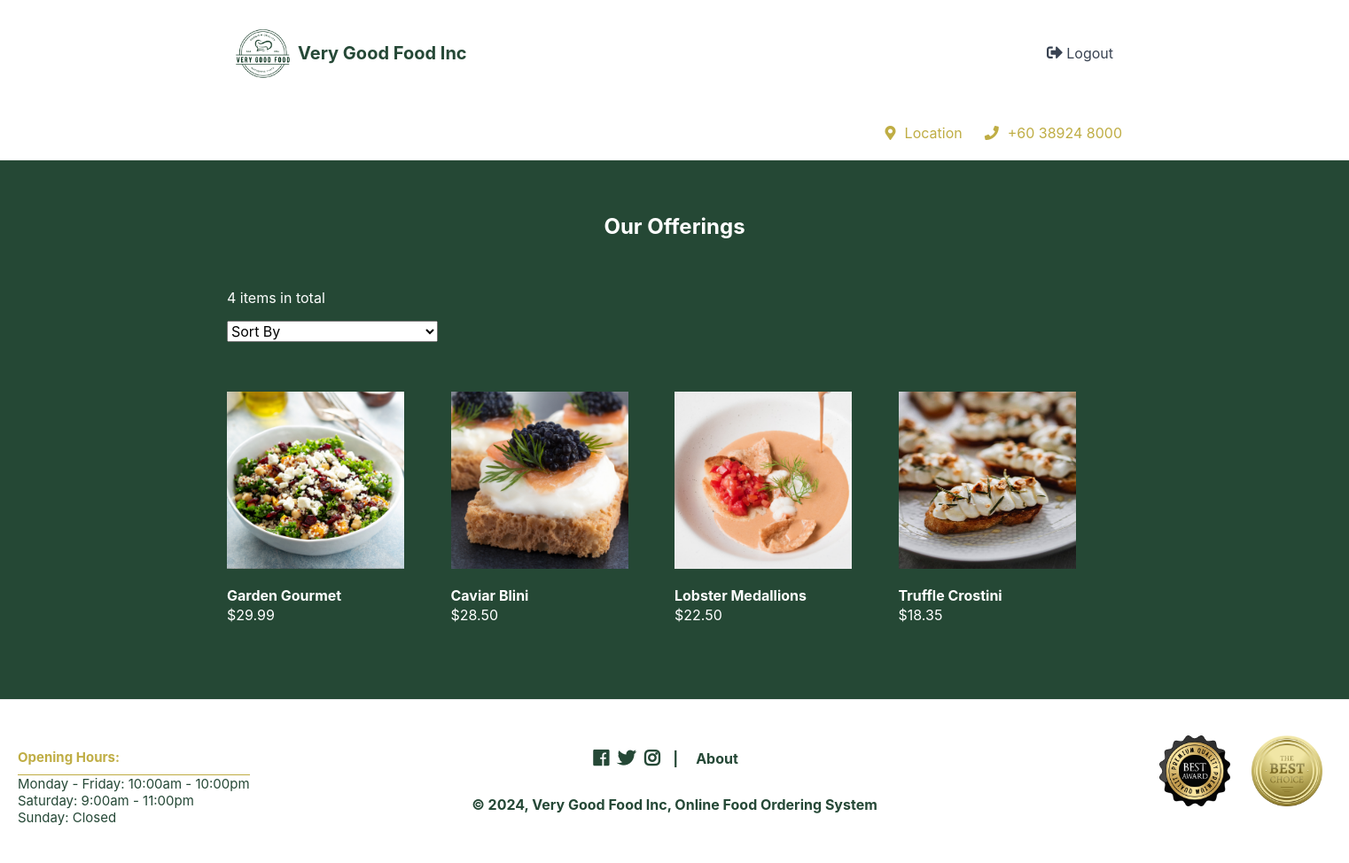
Before: /index.php?page=products&cid=1 (signed in) with the older database file.
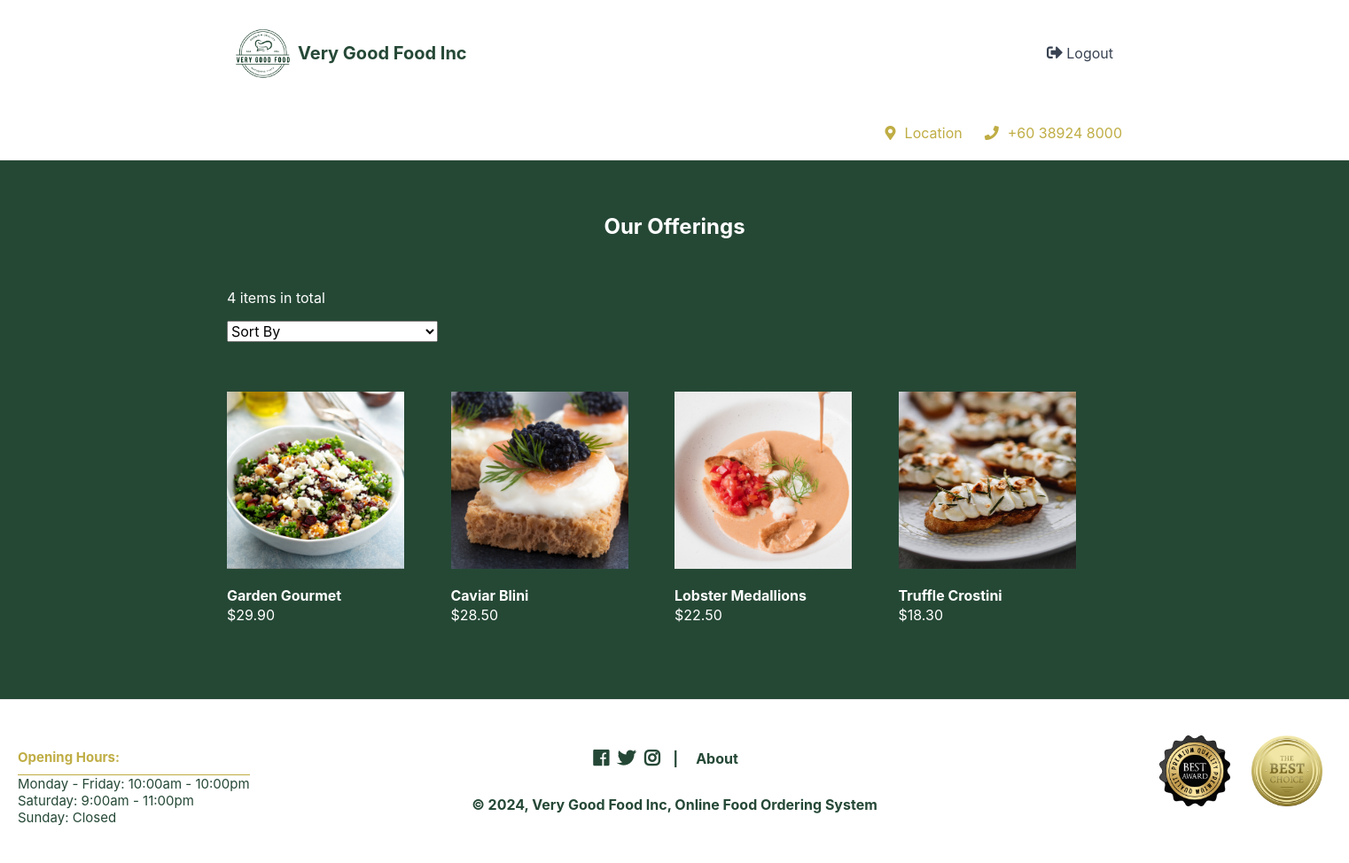
After: the same page with the newer database file.
### tables this page shows
CREATE TABLE `dishes` (
  `id` int(11) NOT NULL,
  `name` varchar(200) NOT NULL,
  `description` text NOT NULL,
  `price` decimal(7,2) NOT NULL,
  `quantity` int(11) NOT NULL,
  `img` text NOT NULL,
  `category_id` int(11) NOT NULL
);

### products.php (the view, shortened to what this page needs)
<?php
$num_products_on_each_page = 16;
$current_page = isset($_GET['p']) && is_numeric($_GET['p']) ? (int)$_GET['p'] : 1;
$selected_sort = isset($_GET['sort']) ? $_GET['sort'] : false;
if (isset($_GET['cid'])) {
    if ($selected_sort && ($_GET['sort'] == 'price_asc')) {
        $stmt = $pdo->prepare('SELECT * FROM dishes WHERE category_id = :id ORDER BY price ASC LIMIT :current_page, :record_per_page');
    }
    else {
        $stmt = $pdo->prepare('SELECT * FROM dishes WHERE category_id = :id ORDER BY price DESC LIMIT :current_page, :record_per_page');
    }
    $stmt->bindValue(':id', $_GET['cid'], PDO::PARAM_INT);
    $stmt->bindValue(':current_page', ($current_page - 1) * $num_products_on_each_page, PDO::PARAM_INT);
    $stmt->bindValue(':record_per_page', $num_products_on_each_page, PDO::PARAM_INT);
    $stmt->execute();
    $dishes = $stmt->fetchAll(PDO::FETCH_ASSOC);
}
$total_products = count($dishes);
?>
<?=template_header('Dishes')?>
<div class="products content-wrapper">
    <h1 style="color: white; font-weight:bold;">Our Offerings</h1>
    <p style="color:white;"><?=$total_products?> items in total</p>
    <form method="get" action="index.php?page=products">
        <select name="sort" onchange="this.form.submit()">
            <option value="">Sort By</option>
        </select>
    </form>
    <div class="products-wrapper">
        <?php foreach ($dishes as $dish): ?>
        <a href="index.php?page=product&id=<?=$dish['id']?>" class="product">
            <img src="imgs/<?=$dish['img']?>" width="200" height="200" alt="<?=$dish['name']?>">
            <span class="name"><?=$dish['name']?></span>
            <span class="price">
                &dollar;<?=$dish['price']?>
            </span>
        </a>
        <?php endforeach; ?>
    </div>
    <div class="buttons">
    </div>
</div>
<?=template_footer()?>

Changed rows visible on the page:
changed dishes "Garden Gourmet": price "29.99" → "29.90"
changed dishes "Truffle Crostini": price "18.35" → "18.30"
